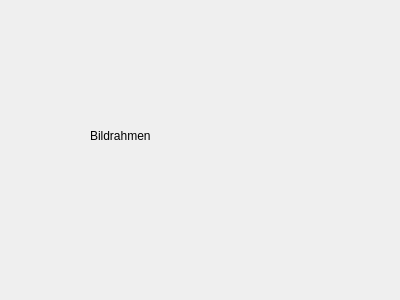
<?xml version="1.0" encoding="UTF-8"?>
<ui version="4.0">
 <class>Form</class>
 <widget class="QWidget" name="Form">
  <property name="geometry">
   <rect>
    <x>0</x>
    <y>0</y>
    <width>400</width>
    <height>300</height>
   </rect>
  </property>
  <property name="windowTitle">
   <string>Form</string>
  </property>
  <widget class="QLabel" name="label">
   <property name="geometry">
    <rect>
     <x>90</x>
     <y>70</y>
     <width>211</width>
     <height>131</height>
    </rect>
   </property>
   <property name="text">
    <string>Bildrahmen</string>
   </property>
  </widget>
 </widget>
 <resources/>
 <connections/>
</ui>
